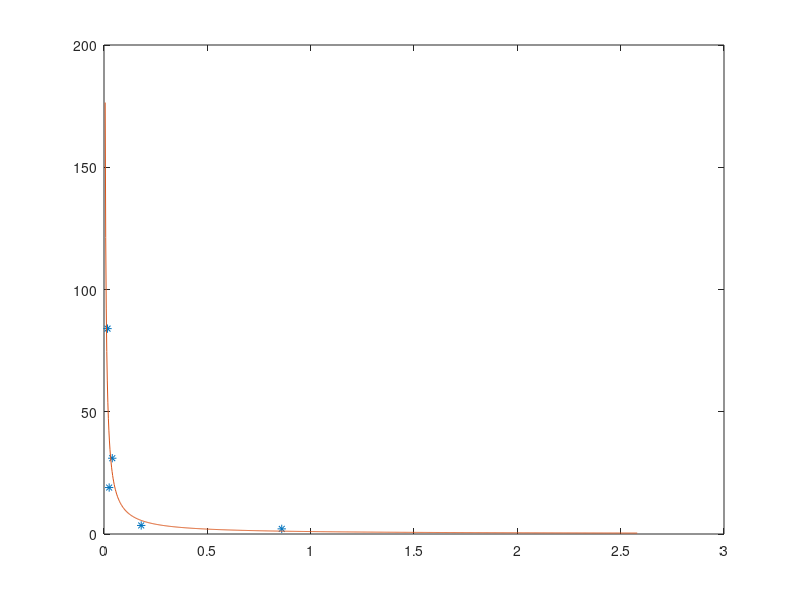

MATLAB code for this plot: (Note: this script raises an error after producing the figure.)
% SUMMARY OF BB g2 amplitude and scattering halo mode occupancy

n_exp=[0.017,0.025,0.18,0.04,0.86];
g2_exp=[85,20,4.5,32,3.1];

r=3;
n=linspace(min(n_exp)/r,r*max(n_exp),1000);       % logs
% n=linspace(0,1.1*max(n_exp),1000);       % linear
g2_theory=1+1./n;

% Plot
% plot mode occupancy vs g2(0) - 1
figure();
plot(n_exp,g2_exp-1,'*');
hold on;
plot(n,g2_theory-1);

ax=gca;

% ax.XScale='lin';
% ax.YScale='lin';
ax.XScale='log';
ax.YScale='log';

axis tight;
grid on;
xlabel('$n$');
ylabel('$g^{(2)}(0)-1$');
axis tight;